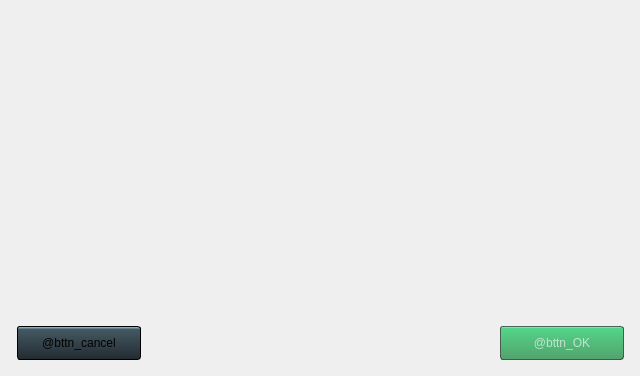
<?xml version="1.0" encoding="UTF-8"?>
<ui version="4.0">
 <class>ChangeAvatar</class>
 <widget class="QDialog" name="ChangeAvatar">
  <property name="geometry">
   <rect>
    <x>0</x>
    <y>0</y>
    <width>640</width>
    <height>376</height>
   </rect>
  </property>
  <property name="minimumSize">
   <size>
    <width>640</width>
    <height>376</height>
   </size>
  </property>
  <property name="maximumSize">
   <size>
    <width>640</width>
    <height>376</height>
   </size>
  </property>
  <property name="styleSheet">
   <string notr="true">QDialog {
	background-color: #37474f;
    background-image: url(:/textures/bottom_bg.png);
    background-repeat: repeat-x;
    background-position: bottom;
}

.QStackedWidget &gt; QWidget {
    border: none;
background-color: transparent;
outline: 0px;
}


#bottom_widget {
    min-height: 67px;
max-height: 67px;

}

QWidget {
	font: 11px &quot;Open Sans&quot;;
}

QLineEdit, QComboBox {
    padding-left: 3px;
    min-width: 145px;
    max-width: 145px;
    min-height: 24px;
    max-height: 24px;
    border: 1px solid transparent;
    border-radius: 2px;
}

QPlainTextEdit{
    min-width: 148px;
    max-width: 148px;
    
    border-radius: 2px;
}
#input_day, #input_month, #input_year {
    min-width: 36px;
}

QPushButton {
    font: 14px &quot;Open Sans&quot;;
    color: rgba(250, 250, 250, 250);
}
QPlainTextEdit {
    border: 1px solid;

}

QComboBox {
    color: #7f7f7f;
}
QComboBox:on { /* shift the text when the popup opens */
    color: #191919;
}

QComboBox::down-arrow {
	
    max-width: 20px;
    max-height: 20px;
    min-width: 20px;
    min-height: 20px;
}
QComboBox:open::drop-down {
	background-position: center;
}
QComboBox:open {

}

QComboBox::drop-down {
    
	background-image: url(:/textures/MainPage/bttn3x1_scroll_down.png);
    max-width: 20px;
    max-height: 20px;
    min-width: 20px;
    min-height: 20px;
    border: none;
}

QLabel {
    color: rgba(250, 250, 250, 250);
    font: 550 11px &quot;Open Sans&quot;;
}

QLineEdit:focus {
    border: 1px solid #00aeef;
}

QToolTip {
    border: 1px solid #00aeef;
    background-color: #ffffff;
font: 11px &quot;Open Sans&quot;;
color: black;

}
</string>
  </property>
  <widget class="QStackedWidget" name="stackOfContent">
   <property name="geometry">
    <rect>
     <x>0</x>
     <y>0</y>
     <width>640</width>
     <height>309</height>
    </rect>
   </property>
   <property name="minimumSize">
    <size>
     <width>640</width>
     <height>309</height>
    </size>
   </property>
   <property name="maximumSize">
    <size>
     <width>640</width>
     <height>309</height>
    </size>
   </property>
   <property name="currentIndex">
    <number>0</number>
   </property>
   <widget class="ns_page::SelectAvatar" name="page_avatarSelect">
    <property name="minimumSize">
     <size>
      <width>640</width>
      <height>309</height>
     </size>
    </property>
    <property name="maximumSize">
     <size>
      <width>640</width>
      <height>309</height>
     </size>
    </property>
   </widget>
   <widget class="ns_page::UploadAvatar" name="page_avatarUpload"/>
  </widget>
  <widget class="QWidget" name="bottom_widget" native="true">
   <property name="geometry">
    <rect>
     <x>0</x>
     <y>310</y>
     <width>640</width>
     <height>67</height>
    </rect>
   </property>
   <property name="minimumSize">
    <size>
     <width>640</width>
     <height>67</height>
    </size>
   </property>
   <property name="maximumSize">
    <size>
     <width>1231231</width>
     <height>67</height>
    </size>
   </property>
   <property name="styleSheet">
    <string notr="true"/>
   </property>
   <layout class="QGridLayout" name="gridLayout">
    <property name="leftMargin">
     <number>17</number>
    </property>
    <property name="topMargin">
     <number>0</number>
    </property>
    <property name="rightMargin">
     <number>16</number>
    </property>
    <property name="bottomMargin">
     <number>0</number>
    </property>
    <property name="spacing">
     <number>5</number>
    </property>
    <item row="0" column="0" alignment="Qt::AlignVCenter">
     <widget class="QPushButton" name="bttn_reject">
      <property name="minimumSize">
       <size>
        <width>124</width>
        <height>34</height>
       </size>
      </property>
      <property name="maximumSize">
       <size>
        <width>124</width>
        <height>34</height>
       </size>
      </property>
      <property name="cursor">
       <cursorShape>PointingHandCursor</cursorShape>
      </property>
      <property name="styleSheet">
       <string notr="true">QPushButton{
	background-color: qlineargradient(spread:pad, x1:0, y1:1, x2:0, y2:0, stop:0 rgba(34, 43, 49, 255), stop:0.93 rgba(69, 89, 99, 255), stop:0.95 rgba(131, 171, 190, 255), stop:1 rgba(131, 171, 190, 255));
border: 1px solid black;
border-radius: 3px;
}
QPushButton:hover {
background-color: qlineargradient(spread:pad, x1:0, y1:1, x2:0, y2:0, stop:0 rgba(205, 55, 33, 215), stop:0.33 rgba(69, 24, 22, 225), stop:0.94 rgba(69, 89, 99, 255), stop:0.95 rgba(121, 131, 150, 255), stop:1 rgba(131, 171, 190, 255));
}
QPushButton:pressed{
	background-color: qlineargradient(spread:pad, x1:0, y1:1, x2:0, y2:0, stop:0 rgba(21, 13, 14, 255), stop:0.93 rgba(3, 4, 2, 255), stop:0.95 rgba(33, 36, 41, 255), stop:1 rgba(41, 41, 44, 255));
}</string>
      </property>
      <property name="text">
       <string>@bttn_cancel</string>
      </property>
     </widget>
    </item>
    <item row="0" column="1">
     <spacer name="horizontalSpacer">
      <property name="orientation">
       <enum>Qt::Horizontal</enum>
      </property>
      <property name="sizeHint" stdset="0">
       <size>
        <width>40</width>
        <height>20</height>
       </size>
      </property>
     </spacer>
    </item>
    <item row="0" column="2">
     <widget class="QStackedWidget" name="stackOfButtons">
      <property name="minimumSize">
       <size>
        <width>174</width>
        <height>34</height>
       </size>
      </property>
      <property name="maximumSize">
       <size>
        <width>174</width>
        <height>34</height>
       </size>
      </property>
      <property name="currentIndex">
       <number>0</number>
      </property>
      <widget class="QWidget" name="page_1">
       <widget class="QPushButton" name="bttn_ok">
        <property name="enabled">
         <bool>false</bool>
        </property>
        <property name="geometry">
         <rect>
          <x>50</x>
          <y>0</y>
          <width>124</width>
          <height>34</height>
         </rect>
        </property>
        <property name="minimumSize">
         <size>
          <width>124</width>
          <height>34</height>
         </size>
        </property>
        <property name="maximumSize">
         <size>
          <width>124</width>
          <height>34</height>
         </size>
        </property>
        <property name="baseSize">
         <size>
          <width>0</width>
          <height>100</height>
         </size>
        </property>
        <property name="cursor">
         <cursorShape>PointingHandCursor</cursorShape>
        </property>
        <property name="styleSheet">
         <string notr="true">QPushButton
{
border: 1px solid #191919;
border-radius: 3px;
background-color: qlineargradient(spread:pad, x1:0, y1:1, x2:0, y2:0, stop:0 rgba(0, 121, 40, 255), stop:0.94 rgba(0, 199, 83, 255), stop:0.95 rgba(0, 250, 158, 255), stop:1 rgba(0, 250, 158, 255));
}

QPushButton:hover {
    background-color: qlineargradient(spread:pad, x1:0, y1:1, x2:0, y2:0, stop:0 rgba(0, 121, 40, 255), stop:0.95 rgba(0, 250, 158, 255), stop:1 rgba(0, 250, 158, 255));
}

QPushButton:pressed
{
	background-color: qlineargradient(spread:pad, x1:0, y1:1, x2:0, y2:0, stop:0 rgba(0, 41, 20, 255), stop:0.95 rgba(0, 90, 55, 255), stop:1 rgba(0, 90, 50, 255));
}
QPushButton:disabled {
    border: 1px solid rgba(25, 25, 25, 166);
    color: rgba(250, 250, 250, 166);
background-color: qlineargradient(spread:pad, x1:0, y1:1, x2:0, y2:0, stop:0 rgba(0, 121, 40, 166), stop:0.94 rgba(0, 199, 83, 166), stop:0.95 rgba(0, 250, 158, 166), stop:1 rgba(0, 250, 158, 166));
}


</string>
        </property>
        <property name="text">
         <string>@bttn_OK</string>
        </property>
       </widget>
      </widget>
      <widget class="QWidget" name="page_2">
       <widget class="QPushButton" name="bttn_save">
        <property name="geometry">
         <rect>
          <x>50</x>
          <y>0</y>
          <width>124</width>
          <height>34</height>
         </rect>
        </property>
        <property name="minimumSize">
         <size>
          <width>124</width>
          <height>34</height>
         </size>
        </property>
        <property name="maximumSize">
         <size>
          <width>124</width>
          <height>34</height>
         </size>
        </property>
        <property name="baseSize">
         <size>
          <width>0</width>
          <height>100</height>
         </size>
        </property>
        <property name="cursor">
         <cursorShape>PointingHandCursor</cursorShape>
        </property>
        <property name="styleSheet">
         <string notr="true">QPushButton
{
border: 1px solid #191919;
border-radius: 3px;
background-color: qlineargradient(spread:pad, x1:0, y1:1, x2:0, y2:0, stop:0 rgba(0, 121, 40, 255), stop:0.94 rgba(0, 199, 83, 255), stop:0.95 rgba(0, 250, 158, 255), stop:1 rgba(0, 250, 158, 255));
}

QPushButton:hover {
    background-color: qlineargradient(spread:pad, x1:0, y1:1, x2:0, y2:0, stop:0 rgba(0, 121, 40, 255), stop:0.95 rgba(0, 250, 158, 255), stop:1 rgba(0, 250, 158, 255));
}


QPushButton:pressed
{
	background-color: qlineargradient(spread:pad, x1:0, y1:1, x2:0, y2:0, stop:0 rgba(0, 41, 20, 255), stop:0.95 rgba(0, 90, 55, 255), stop:1 rgba(0, 90, 50, 255));
}

</string>
        </property>
        <property name="text">
         <string>@bttn_save</string>
        </property>
       </widget>
      </widget>
     </widget>
    </item>
   </layout>
  </widget>
 </widget>
 <customwidgets>
  <customwidget>
   <class>ns_page::SelectAvatar</class>
   <extends>QWidget</extends>
   <header location="global">pages/page_SelectAvatar.h</header>
   <container>1</container>
  </customwidget>
  <customwidget>
   <class>ns_page::UploadAvatar</class>
   <extends>QWidget</extends>
   <header location="global">pages/page_UploadAvatar.h</header>
   <container>1</container>
  </customwidget>
 </customwidgets>
 <resources>
  <include location="../resources.qrc"/>
 </resources>
 <connections>
  <connection>
   <sender>stackOfContent</sender>
   <signal>currentChanged(int)</signal>
   <receiver>stackOfButtons</receiver>
   <slot>setCurrentIndex(int)</slot>
   <hints>
    <hint type="sourcelabel">
     <x>495</x>
     <y>254</y>
    </hint>
    <hint type="destinationlabel">
     <x>491</x>
     <y>346</y>
    </hint>
   </hints>
  </connection>
  <connection>
   <sender>bttn_reject</sender>
   <signal>clicked()</signal>
   <receiver>ChangeAvatar</receiver>
   <slot>reject()</slot>
   <hints>
    <hint type="sourcelabel">
     <x>77</x>
     <y>347</y>
    </hint>
    <hint type="destinationlabel">
     <x>96</x>
     <y>622</y>
    </hint>
   </hints>
  </connection>
  <connection>
   <sender>bttn_ok</sender>
   <signal>clicked()</signal>
   <receiver>ChangeAvatar</receiver>
   <slot>accept()</slot>
   <hints>
    <hint type="sourcelabel">
     <x>594</x>
     <y>344</y>
    </hint>
    <hint type="destinationlabel">
     <x>638</x>
     <y>420</y>
    </hint>
   </hints>
  </connection>
  <connection>
   <sender>bttn_save</sender>
   <signal>clicked()</signal>
   <receiver>ChangeAvatar</receiver>
   <slot>accept()</slot>
   <hints>
    <hint type="sourcelabel">
     <x>609</x>
     <y>347</y>
    </hint>
    <hint type="destinationlabel">
     <x>645</x>
     <y>462</y>
    </hint>
   </hints>
  </connection>
 </connections>
</ui>
